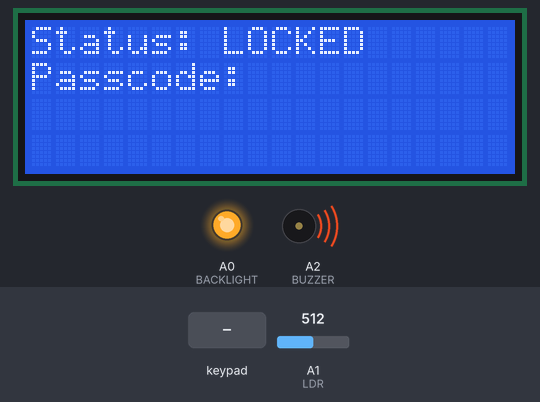
This sketch was run on a simulated Arduino Uno, built with avr-gcc and run on an emulated ATmega328P. Parts: 20×4 character LCD, output pins drawn as LEDs (lit = HIGH), buzzer (waves = sounding). Inputs (shaded band) come from the test bench; at power-on: A1 (LDR) = 512.

Above: at 1.2 s.
1.3 s: keypad keys 6 5 4 3 # pressed 0.4 s apart
At 2.71 s:
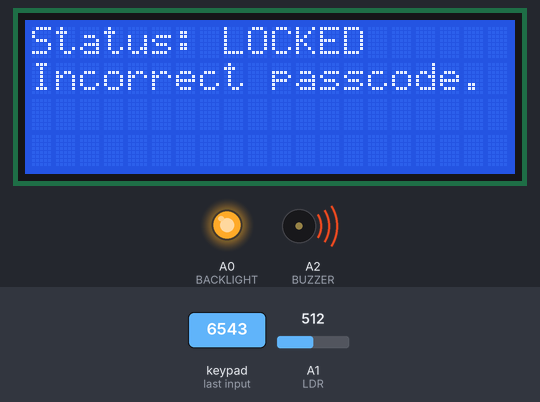
6.1 s: key 'b' pressed
At 6.9 s:
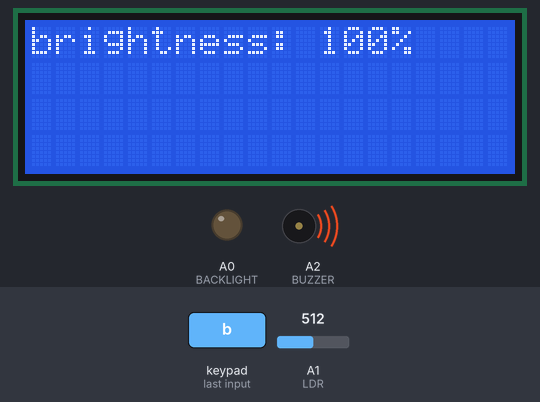
9.1 s: key 'c' pressed
At 10.3 s:
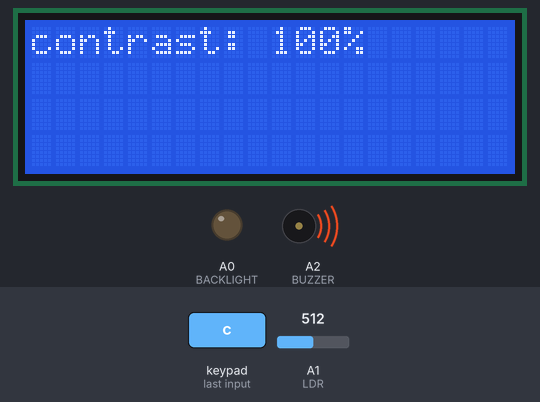
12.1 s: keypad keys 1 2 3 4 pressed 0.4 s apart
At 14.8 s:
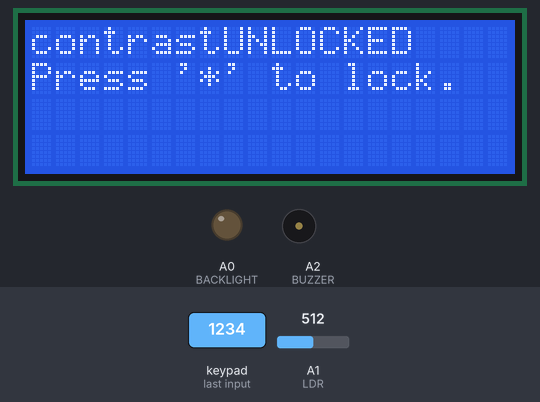
15.2 s: key 'd' pressed
At 16.0 s:
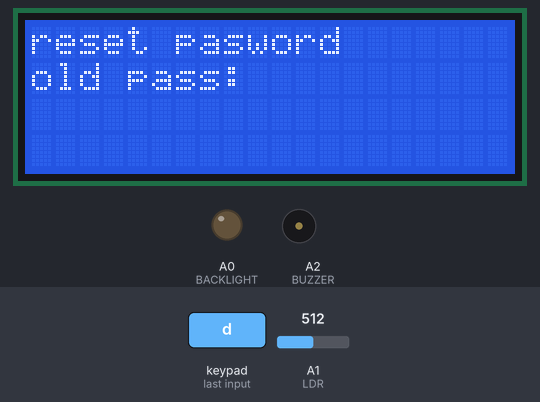
16.7 s: keypad keys 1 2 3 4 # pressed 0.4 s apart
At 18.11 s:
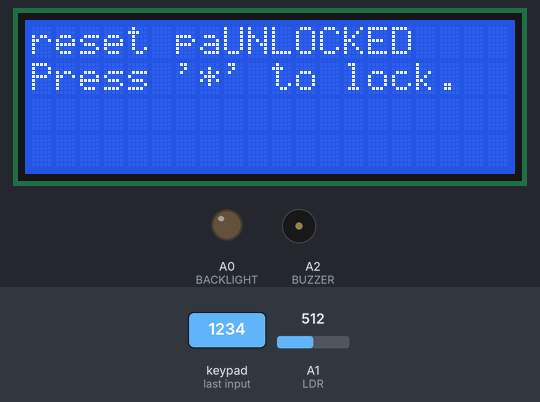
Timing chart, 0 to 19.8 s (numbered marks = the images above; inputs shaded):
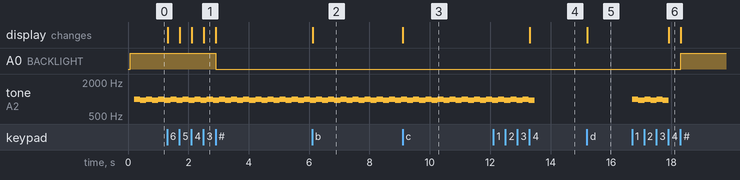

The sketch:

lock_box.ino
```cpp
#include <Keypad.h>
#include <LiquidCrystal.h>

#define ROWS 4
#define COLS 4

int lightThreshold = 950;
char keyLayout[ROWS][COLS] = {
		{'1', '2', '3', 'a'},
		{'4', '5', '6', 'b'},
		{'7', '8', '9', 'c'},
		{'*', '0', '#', 'd'}};

#define BUZZER A2
#define LDR A1
#define BACKLIGHT A0

byte rowPins[ROWS] = {6, 5, 4, 3};
byte colPins[COLS] = {2, 1, 0, 7};
byte brightness = 100;

char inputList[5];
int inputIndex = 0;
int lastBuz = 0;
int Buz = 0;
String passcode = "1234";
byte curentScreen = 0;
bool unlocked = false;
bool lightLCD = true;
Keypad myKeypad = Keypad(makeKeymap(keyLayout), rowPins, colPins, ROWS, COLS);
LiquidCrystal lcd(8, 9, 10, 11, 12, 13);
void drawScreen()
{
	lcd.clear();
	lcd.setCursor(0, 0);
	switch (curentScreen)
	{
	case 0: // code
		lcd.print("Status: ");
		lcd.setCursor(8, 0);
		lcd.print("LOCKED");
		lcd.setCursor(0, 1);
		lcd.print("Passcode: ");
		lcd.print(String(inputList));
		break;
	case 1: // brightness
		lcd.print("brightness: ");
		lcd.print(brightness);
		lcd.print("%");
		break;
	case 2: // brightness
		lcd.print("contrast: ");
		lcd.print(brightness);
		lcd.print("%");
		break;
	case 3: // brightness
		lcd.print("reset pasword");
		lcd.setCursor(0, 1);
		lcd.print("old pass:");
		break;
	default:
		break;
	}
}

void setup()
{
	// Serial.begin(9600);
	lcd.begin(20, 4);
	drawScreen();
	pinMode(BACKLIGHT, OUTPUT);
	pinMode(BUZZER, OUTPUT);
	pinMode(LDR, INPUT);
}

void loop()
{
	char inputKey = myKeypad.getKey();
	if (inputKey)
	{
		switch (inputKey)
		{
		case 'a':
			curentScreen = 0;
			break;
		case 'b':
			curentScreen = 1;
			break;
		case 'c':
			curentScreen = 2;
			break;
		case 'd':
			curentScreen = 3;
			break;
		case '*':
			for (int i = 0; i < 4; i++)
			{
				inputList[i] = 0;
			}
			inputIndex = 0;
			unlocked = false;
			break;
		case '#':
			lightLCD = !lightLCD;
			break;

		default:
			inputList[inputIndex] = inputKey;
			inputIndex++;
			unlocked = false;
			break;
		}

		drawScreen();
		if (inputIndex >= 4)
		{
			inputIndex = 0;
			if (String(inputList) == passcode)
			{
				unlocked = true;
				lcd.setCursor(8, 0);
				lcd.print("UNLOCKED");
				lcd.setCursor(0, 1);
				lcd.print("Press '*' to lock.");
			}
			else
			{
				unlocked = false;
				lcd.setCursor(0, 1);
				lcd.print("Incorrect passcode.");
			}
			for (int i = 0; i < 4; i++)
			{
				inputList[i] = 0;
			}
		}
	}
	// Serial.println(analogRead(LDR));

	if (!unlocked && analogRead(LDR) < lightThreshold)
	{
		int delay = 200;
		if (millis() - lastBuz > delay)
		{
			Buz++;
			if (Buz % 2)
			{

				tone(BUZZER, 1000, delay);
			}
			else
			{
				tone(BUZZER, 950, delay);
			}

			lastBuz = millis();
		}
	}
	else
	{
		// digitalWrite(BUZZER, LOW);
	}

	if (lightLCD)
	{
		digitalWrite(BACKLIGHT, HIGH);
	}
	else
	{
		digitalWrite(BACKLIGHT, LOW);
	}
}
```

Measured:
- after the input at 1.3 s, A0 (BACKLIGHT): HIGH → LOW after 1.6 s; the display: first changes at once (image 1 shows a later state)
- after the input at 6.1 s, the display: changes at once (image 2)
- after the input at 9.1 s, the display: changes at once (image 3)
- after the input at 12.1 s, the display: changes after 1.2 s (image 4)
- after the input at 15.2 s, the display: changes at once (image 5)
- after the input at 16.7 s, A0 (BACKLIGHT): LOW → HIGH after 1.6 s; tone on A2 (BUZZER): silent → 1000 Hz at once, then repeats every 0.40 s: 950 Hz 0.20 s, 1000 Hz 0.20 s, until it stays silent from 17.9 s; the display: changes after 1.2 s (image 6)
- by itself, tone on A2 (BUZZER): alternates 1000 Hz for 0.20 s and 950 Hz for 0.20 s
